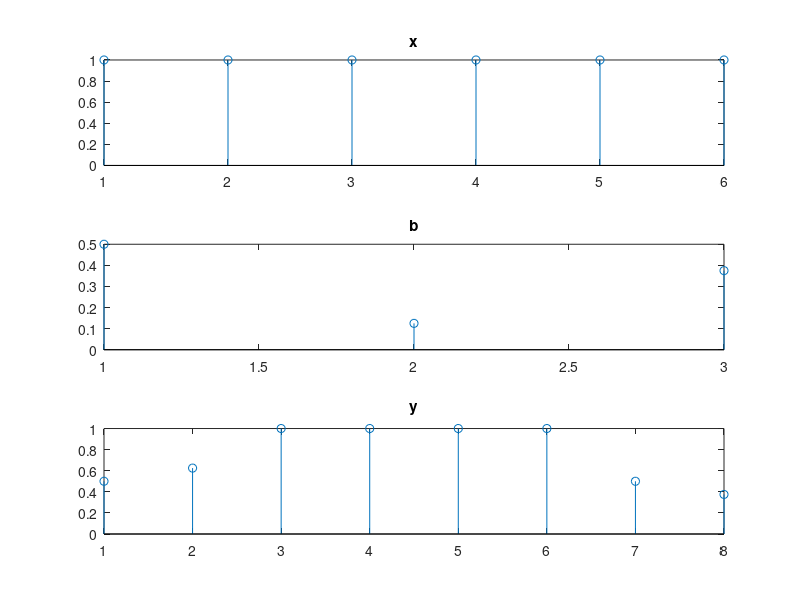

Write MATLAB code to recreate this figure.
clear all
x = ones(1,6);
b=[1/2 1/8 3/8];
y = conv(x,b);
subplot(3,1,1);stem(x);title('x');
subplot(3,1,2);stem(b);title('b');
subplot(3,1,3);stem(y);title('y');